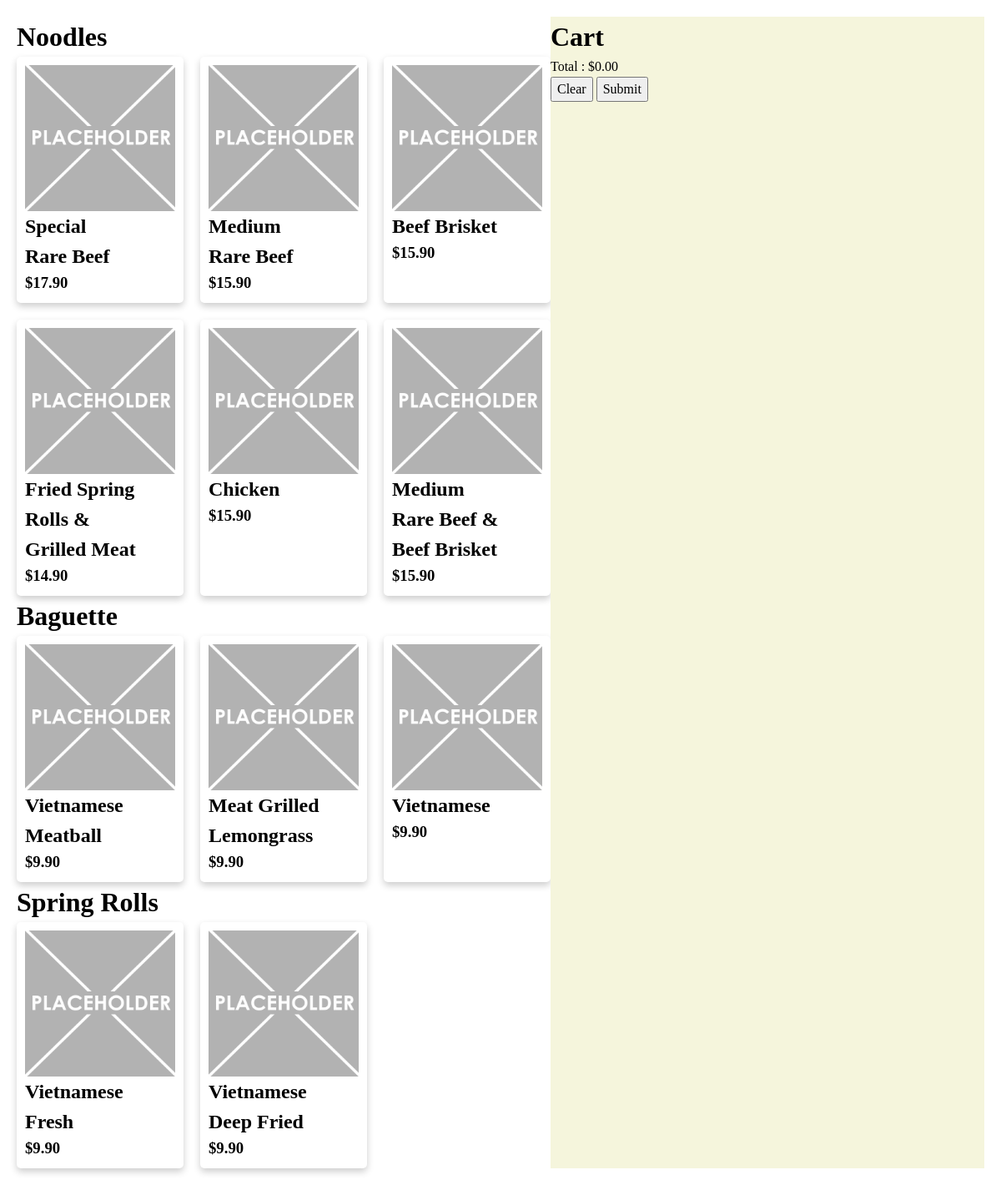
Page /cashier_screen on the committed database.
### tables this page shows
CREATE TABLE Categories (id INTEGER PRIMARY KEY, name INTEGER);

CREATE TABLE Items (id INTEGER PRIMARY KEY, name TEXT, price REAL, category INTEGER REFERENCES Categories (id));

### app.py (the view)
@app.route("/cashier_screen")
def new_cashier_screen():
    items_query = """SELECT
        i.id AS item_id,
        i.name AS item_name,
        i.price AS price,
        i.category AS category,
        c.name AS category_name
    FROM
        items i
    JOIN
        categories c ON i.category = c.id;
    """
    categories_query = "SELECT id, name FROM Categories;"
    items = query_db(items_query)
    categories = query_db(categories_query)
    return render_template("new_cashier_screen.html", items=items, categories=categories)

### app.py (called while the page is built)
def get_db():
    db = getattr(g, '_database', None)
    if db is None:
        db = g._database = sqlite3.connect(DATABASE)
        db.row_factory = sqlite3.Row
    return db

@app.teardown_appcontext
def close_connection(exception):
    db = getattr(g, '_database', None)
    if db is not None:
        db.close()

def query_db(query, args=(), one=False, commit=False):
    cur = get_db().execute(query, args)
    if commit:
        get_db().commit()
        lastrowid = cur.lastrowid
        cur.close()
        return lastrowid
    else:
        rv = cur.fetchall()
        cur.close()
        return (rv[0] if rv else None) if one else rv

### templates/new_cashier_screen.html (shortened to what this page needs)
<!DOCTYPE html>
<html lang="en">
<head>
    <link rel="stylesheet" href="{{ url_for('static', filename='newcashierstyle.css') }}">
</head>
<body>
    <div class="page-wrapper">
        <div class="items-column">
            {% for category in categories %}
                <h1>{{ category["name"] }}</h1>
                <div class="item_container">
                {% for item in items %}
                    {% if item["category"] == category["id"] %}
                        <div class="item_card"
                            data-item-id="{{ item['item_id'] }}"
                            data-item-name="{{ item['item_name'] }}"
                            data-item-price="{{ item['price'] }}">
                            <img class="item_image" src="{{ url_for('static', filename='images/placeholder.png') }}" alt="item_image">
                            <h2>{{ item["item_name"] }}</h2>
                            <h3>${{ "%.2f"|format(item["price"]) }}</h3>
                         </div>
                    {% endif %}
                {% endfor %}
                </div>
            {% endfor %}
        </div>
        <div class="order-column">
            <h1>Cart</h1>
            <div id="cart">
                <div id="cart-total">Total : $0.00</div>
                <button id="cart-clear" type="button">Clear</button>
                <button id="cart-submit" type="button">Submit</button>
            </div>
        </div>
    </div>
</body>

### static/newcashierstyle.css (style rules this page uses)
*, *::before, *::after { box-sizing: border-box; }
*:not(dialog) { margin: 0; }
@media (prefers-reduced-motion: no-preference) { html { interpolate-size: allow-keywords; } }
body { line-height: 1.5; -webkit-font-smoothing: antialiased; }
img, picture, video, canvas, svg { display: block; max-width: 100%; }
input, button, textarea, select { font: inherit; }
p, h1, h2, h3, h4, h5, h6 { overflow-wrap: break-word; }
h1, h2, h3, h4, h5, h6 { text-wrap: balance; }
.page-wrapper { margin: 20px; display: grid; grid-template-columns: 1fr 1fr; }
.item_container { display: grid; grid-template-columns: repeat(3, 1fr); grid-template-columns: max-content max-content 1fr; gap: 20px; }
.item_card { width: 200px; box-shadow: 0 4px 8px 0 rgba(0,0,0,0.2); border-radius: 5px; padding: 10px; }
.item_image { width: 180px; height: 175px; }
.order-column { background-color: beige; }

### rows in the picture
Categories: name "Noodles"
Items: item_name "Special Rare Beef", price "17.90"
Items: item_name "Medium Rare Beef", price "15.90"
Items: item_name "Beef Brisket", price "15.90"
Items: item_name "Fried Spring Rolls & Grilled Meat", price "14.90"
Items: item_name "Chicken", price "15.90"
Items: item_name "Medium Rare Beef & Beef Brisket", price "15.90"
Categories: name "Baguette"
Items: item_name "Vietnamese Meatball", price "9.90"
Items: item_name "Meat Grilled Lemongrass", price "9.90"
Items: item_name "Vietnamese", price "9.90"
Categories: name "Spring Rolls"
Items: item_name "Vietnamese Fresh", price "9.90"
Items: item_name "Vietnamese Deep Fried", price "9.90"
